Frame 1 (no input): blank canvas, image omitted
Frame 60 (the mouse pressed at the canvas centre just before this capture): blank canvas, image omitted
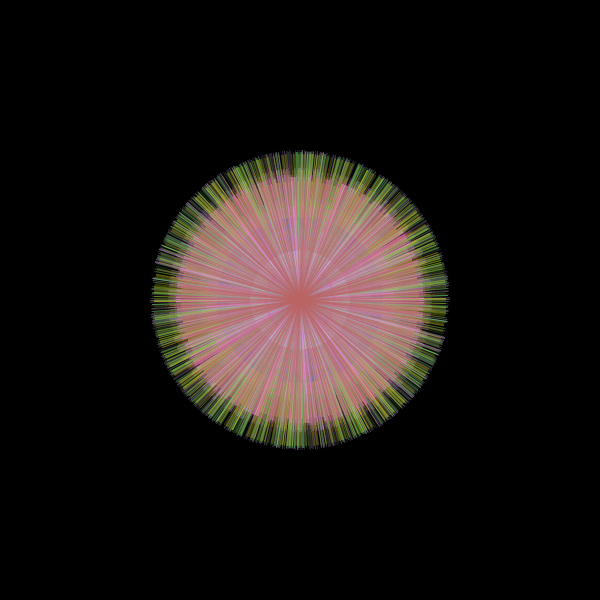
Frame 120 (the mouse held since frame 60 and released just before this capture)

The Processing sketch whose frames 1 and 60 were blank and that drew this single picture after the mouse press (run headless with seeded random() and noise(); from frame 60 on, the mouse is pressed at the canvas centre):

// Processing sketch: processing_44858
// ── processing_44858.pde

float angle=0;
float scalar =150;
float r = random(10);

void fireworks(float x, float y, float w)
{
  pushMatrix();
  r= random(10);
  translate(x, y);
  for (int j=0; j<300; j++)
  {
    rotate(angle += 0.03);
    line(0, w + 15*r, 0, -w -15*r);
  }
  popMatrix();
}

void setup() {
  size(600, 600);
  background(0);
  smooth();
}

void draw() {
  if (mousePressed) {
    stroke(random(256), random(256), random(256), random(100));
    fireworks(mouseX, mouseY, 10);
  }
}


void keyPressed() {
  background(0);
}
